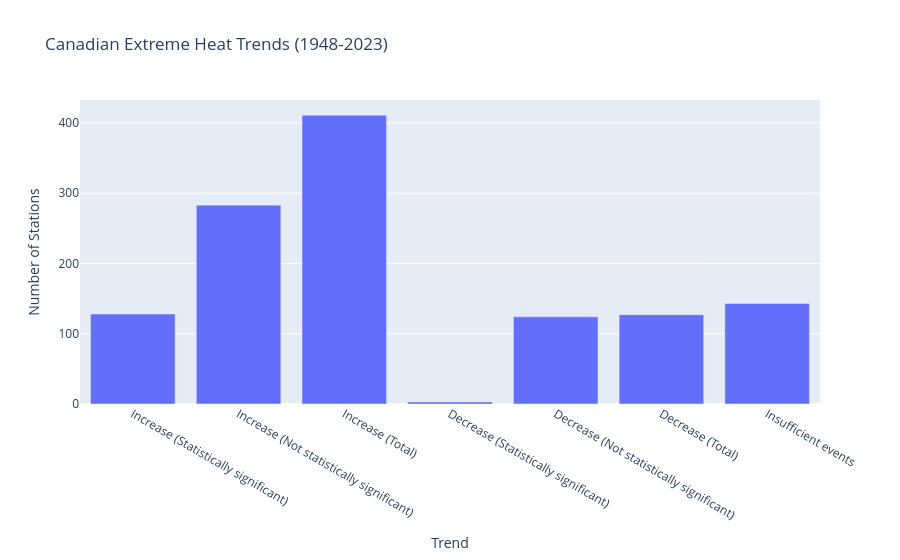

Notebook source saved alongside this figure:
### Markdown cell above
## Step 4: Build a bar chart

Now we are ready to visualize the data! We will create a bar chart using `Trend` for the categories and `Number of Stations` for the values.

Notice how we use `px.bar()` to tell the computer we want a bar chart.

### Code cell
fig = px.bar(
    df, 
    x="Trend", 
    y="Number of Stations", 
    title="Canadian Extreme Heat Trends (1948-2023)"
)

fig.show()

### Figure 1 — Plotly figure (JSON) as saved in the notebook; plotly's stock layout.template omitted (floating-point values rounded to 4 significant figures)
{"data": [{"hovertemplate": "Trend=%{x}<br>Number of Stations=%{y}<extra></extra>", "legendgroup": "", "marker": {"color": "#636efa", "pattern": {"shape": ""}}, "name": "", "orientation": "v", "showlegend": false, "textposition": "auto", "type": "bar", "x": ["Increase (Statistically significant)", "Increase (Not statistically significant)", "Increase (Total)", "Decrease (Statistically significant)", "Decrease (Not statistically significant)", "Decrease (Total)", "Insufficient events"], "xaxis": "x", "y": [128.0, 283.0, 411.0, 3.0, 124.0, 127.0, 143.0], "yaxis": "y"}], "layout": {"barmode": "relative", "legend": {"tracegroupgap": 0}, "title": {"text": "Canadian Extreme Heat Trends (1948-2023)"}, "xaxis": {"anchor": "y", "domain": [0, 1], "title": {"text": "Trend"}}, "yaxis": {"anchor": "x", "domain": [0, 1], "title": {"text": "Number of Stations"}}}}
